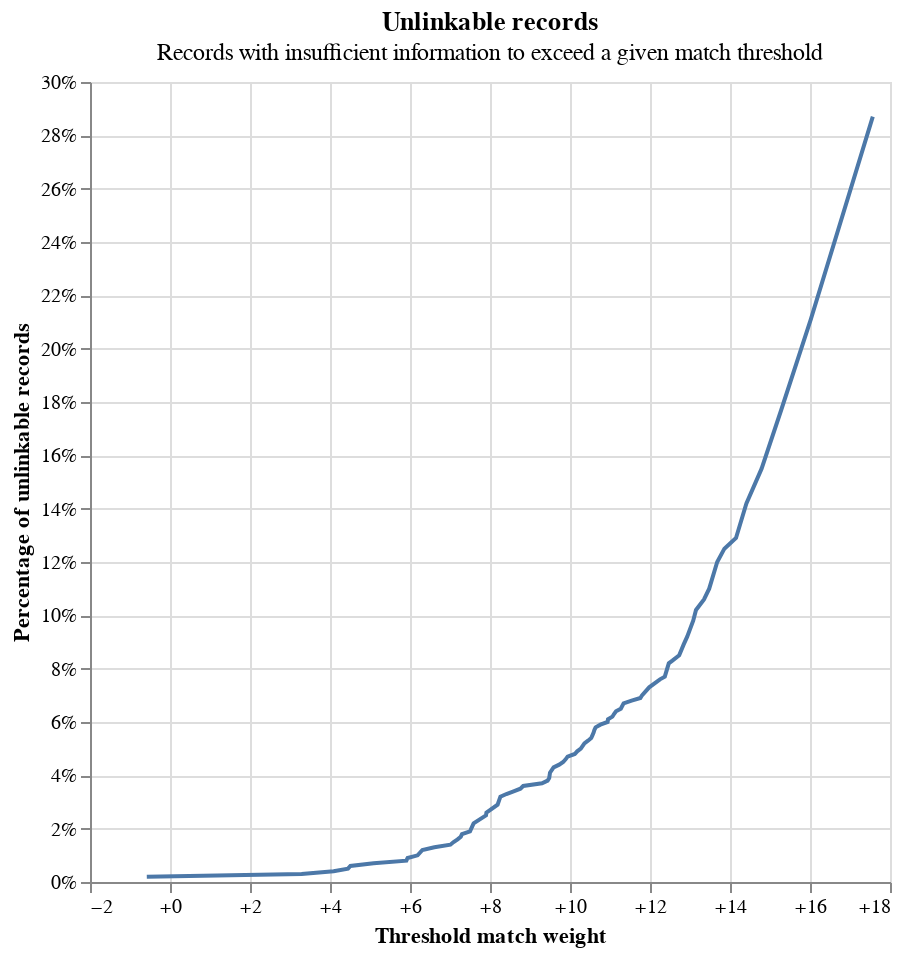

The notebook cell this image was saved under:
### Markdown cell above
# Detecting unlinkable record
An interesting application of our trained model that is useful to explore before making any predictions is to detect 'unlinkable' records.

Unlinkable records are those which do not contain enough information to be linked. A simple example would be a record containing only 'John Smith', and null in all other fields. This record may link to other records, but we'll never know because there's not enough information to disambiguate any potential links. Unlinkable records can be found by linking records to themselves - if, even when matched to themselves, they don't meet the match threshold score, we can be sure they will never link to anything

### Code cell
linker.evaluation.unlinkables_chart()

### Figure 1 — Vega-Lite specification as saved in the notebook (floating-point values rounded to 4 significant figures)
{"config": {"view": {"continuousWidth": 400, "continuousHeight": 300}}, "layer": [{"mark": {"type": "line"}, "encoding": {"x": {"axis": {"format": "+", "title": "Threshold match weight"}, "field": "match_weight", "type": "quantitative"}, "y": {"axis": {"format": "%", "title": "Percentage of unlinkable records"}, "field": "cum_prop", "type": "quantitative"}}}, {"mark": {"type": "point"}, "encoding": {"opacity": {"condition": {"param": "x_match_weight_y_cum_prop_coords_of_mouse", "value": 1, "empty": false}, "value": 0}, "tooltip": [{"field": "match_weight", "format": "+.5", "title": "Match weight", "type": "quantitative"}, {"field": "match_probability", "format": ".5", "title": "Match probability", "type": "quantitative"}, {"field": "cum_prop", "format": ".3%", "title": "Proportion of unlinkable records", "type": "quantitative"}], "x": {"axis": {"title": "Threshold match weight"}, "field": "match_weight", "type": "quantitative"}, "y": {"axis": {"format": "%", "title": "Percentage of unlinkable records"}, "field": "cum_prop", "type": "quantitative"}}, "name": "mouse_coords"}, {"mark": {"type": "rule", "color": "gray"}, "encoding": {"x": {"field": "match_weight", "type": "quantitative"}}, "transform": [{"filter": {"param": "x_match_weight_y_cum_prop_coords_of_mouse", "empty": false}}]}, {"mark": {"type": "rule", "color": "gray"}, "encoding": {"y": {"field": "cum_prop", "type": "quantitative"}}, "transform": [{"filter": {"param": "x_match_weight_y_cum_prop_coords_of_mouse", "empty": false}}]}], "data": {"name": "data-f6461044459ff051996420b3ffda57a9"}, "height": 400, "params": [{"name": "x_match_weight_y_cum_prop_coords_of_mouse", "select": {"type": "point", "fields": ["match_weight", "cum_prop"], "nearest": true, "on": "mouseover"}, "views": ["mouse_coords"]}], "title": {"text": "Unlinkable records", "subtitle": "Records with insufficient information to exceed a given match threshold"}, "width": 400, "$schema": "https://vega.github.io/schema/vega-lite/v5.9.3.json", "datasets": {"data-f6461044459ff051996420b3ffda57a9": [{"match_weight": -0.58, "match_probability": 0.401, "prop": 0.002, "cum_prop": 0.002}, {"match_weight": 3.29, "match_probability": 0.9071, "prop": 0.001, "cum_prop": 0.003}, {"match_weight": 4.09, "match_probability": 0.9445, "prop": 0.001, "cum_prop": 0.004}, {"match_weight": 4.45, "match_probability": 0.9563, "prop": 0.001, "cum_prop": 0.005}, {"match_weight": 4.51, "match_probability": 0.9579, "prop": 0.001, "cum_prop": 0.006}, {"match_weight": 5.09, "match_probability": 0.9715, "prop": 0.001, "cum_prop": 0.007}, {"match_weight": 5.91, "match_probability": 0.9837, "prop": 0.001, "cum_prop": 0.008}, {"match_weight": 5.94, "match_probability": 0.9839, "prop": 0.001, "cum_prop": 0.009}, {"match_weight": 6.19, "match_probability": 0.9865, "prop": 0.001, "cum_prop": 0.01}, {"match_weight": 6.31, "match_probability": 0.9876, "prop": 0.002, "cum_prop": 0.012}, {"match_weight": 6.61, "match_probability": 0.9898, "prop": 0.001, "cum_prop": 0.013}, {"match_weight": 7.01, "match_probability": 0.9923, "prop": 0.001, "cum_prop": 0.014}, {"match_weight": 7.09, "match_probability": 0.9927, "prop": 0.001, "cum_prop": 0.015}, {"match_weight": 7.19, "match_probability": 0.9932, "prop": 0.001, "cum_prop": 0.016}, {"match_weight": 7.27, "match_probability": 0.9936, "prop": 0.001, "cum_prop": 0.017}, {"match_weight": 7.3, "match_probability": 0.9937, "prop": 0.001, "cum_prop": 0.018}, {"match_weight": 7.5, "match_probability": 0.9945, "prop": 0.001, "cum_prop": 0.019}, {"match_weight": 7.59, "match_probability": 0.9949, "prop": 0.003, "cum_prop": 0.022}, {"match_weight": 7.9, "match_probability": 0.9958, "prop": 0.003, "cum_prop": 0.025}, {"match_weight": 7.91, "match_probability": 0.9959, "prop": 0.001, "cum_prop": 0.026}, {"match_weight": 8.19, "match_probability": 0.9966, "prop": 0.003, "cum_prop": 0.029}, {"match_weight": 8.26, "match_probability": 0.9967, "prop": 0.003, "cum_prop": 0.032}, {"match_weight": 8.41, "match_probability": 0.9971, "prop": 0.001, "cum_prop": 0.033}, {"match_weight": 8.59, "match_probability": 0.9974, "prop": 0.001, "cum_prop": 0.034}, {"match_weight": 8.76, "match_probability": 0.9977, "prop": 0.001, "cum_prop": 0.035}, {"match_weight": 8.83, "match_probability": 0.9978, "prop": 0.001, "cum_prop": 0.036}, {"match_weight": 9.3, "match_probability": 0.9984, "prop": 0.001, "cum_prop": 0.037}, {"match_weight": 9.44, "match_probability": 0.9986, "prop": 0.001, "cum_prop": 0.038}, {"match_weight": 9.48, "match_probability": 0.9986, "prop": 0.001, "cum_prop": 0.039}, {"match_weight": 9.5, "match_probability": 0.9986, "prop": 0.002, "cum_prop": 0.041}, {"match_weight": 9.59, "match_probability": 0.9987, "prop": 0.002, "cum_prop": 0.043}, {"match_weight": 9.73, "match_probability": 0.9988, "prop": 0.001, "cum_prop": 0.044}, {"match_weight": 9.83, "match_probability": 0.9989, "prop": 0.001, "cum_prop": 0.045}, {"match_weight": 9.89, "match_probability": 0.999, "prop": 0.001, "cum_prop": 0.046}, {"match_weight": 9.94, "match_probability": 0.999, "prop": 0.001, "cum_prop": 0.047}, {"match_weight": 10.12, "match_probability": 0.9991, "prop": 0.001, "cum_prop": 0.048}, {"match_weight": 10.18, "match_probability": 0.9991, "prop": 0.001, "cum_prop": 0.049}, {"match_weight": 10.27, "match_probability": 0.9992, "prop": 0.001, "cum_prop": 0.05}, {"match_weight": 10.36, "match_probability": 0.9992, "prop": 0.002, "cum_prop": 0.052}, {"match_weight": 10.45, "match_probability": 0.9993, "prop": 0.001, "cum_prop": 0.053}, {"match_weight": 10.53, "match_probability": 0.9993, "prop": 0.001, "cum_prop": 0.054}, {"match_weight": 10.56, "match_probability": 0.9993, "prop": 0.001, "cum_prop": 0.055}, {"match_weight": 10.59, "match_probability": 0.9993, "prop": 0.001, "cum_prop": 0.056}, {"match_weight": 10.61, "match_probability": 0.9994, "prop": 0.001, "cum_prop": 0.057}, {"match_weight": 10.64, "match_probability": 0.9994, "prop": 0.001, "cum_prop": 0.058}, {"match_weight": 10.76, "match_probability": 0.9994, "prop": 0.001, "cum_prop": 0.059}, {"match_weight": 10.94, "match_probability": 0.9995, "prop": 0.001, "cum_prop": 0.06}, {"match_weight": 10.95, "match_probability": 0.9995, "prop": 0.001, "cum_prop": 0.061}, {"match_weight": 11.06, "match_probability": 0.9995, "prop": 0.001, "cum_prop": 0.062}, {"match_weight": 11.1, "match_probability": 0.9996, "prop": 0.001, "cum_prop": 0.063}, {"match_weight": 11.15, "match_probability": 0.9996, "prop": 0.001, "cum_prop": 0.064}, {"match_weight": 11.27, "match_probability": 0.9996, "prop": 0.001, "cum_prop": 0.065}, {"match_weight": 11.34, "match_probability": 0.9996, "prop": 0.002, "cum_prop": 0.067}, {"match_weight": 11.54, "match_probability": 0.9997, "prop": 0.001, "cum_prop": 0.068}, {"match_weight": 11.76, "match_probability": 0.9997, "prop": 0.001, "cum_prop": 0.069}, {"match_weight": 11.8, "match_probability": 0.9997, "prop": 0.001, "cum_prop": 0.07}, {"match_weight": 11.98, "match_probability": 0.9998, "prop": 0.003, "cum_prop": 0.073}, {"match_weight": 12.25, "match_probability": 0.9998, "prop": 0.003, "cum_prop": 0.076}, {"match_weight": 12.37, "match_probability": 0.9998, "prop": 0.001, "cum_prop": 0.077}, {"match_weight": 12.47, "match_probability": 0.9998, "prop": 0.005, "cum_prop": 0.082}, {"match_weight": 12.56, "match_probability": 0.9998, "prop": 0.001, "cum_prop": 0.083}, {"match_weight": 12.73, "match_probability": 0.9999, "prop": 0.002, "cum_prop": 0.085}, {"match_weight": 12.84, "match_probability": 0.9999, "prop": 0.004, "cum_prop": 0.089}, {"match_weight": 12.93, "match_probability": 0.9999, "prop": 0.003, "cum_prop": 0.092}, {"match_weight": 13.08, "match_probability": 0.9999, "prop": 0.006, "cum_prop": 0.098}, {"match_weight": 13.15, "match_probability": 0.9999, "prop": 0.004, "cum_prop": 0.102}, {"match_weight": 13.35, "match_probability": 0.9999, "prop": 0.004, "cum_prop": 0.106}, {"match_weight": 13.48, "match_probability": 0.9999, "prop": 0.004, "cum_prop": 0.11}, {"match_weight": 13.68, "match_probability": 0.9999, "prop": 0.01, "cum_prop": 0.12}, {"match_weight": 13.86, "match_probability": 0.9999, "prop": 0.005, "cum_prop": 0.125}, {"match_weight": 14.15, "match_probability": 0.9999, "prop": 0.004, "cum_prop": 0.129}, {"match_weight": 14.41, "match_probability": 1.0, "prop": 0.013, "cum_prop": 0.142}, {"match_weight": 14.79, "match_probability": 1.0, "prop": 0.013, "cum_prop": 0.155}, {"match_weight": 15.28, "match_probability": 1.0, "prop": 0.022, "cum_prop": 0.177}, {"match_weight": 16.02, "match_probability": 1.0, "prop": 0.034, "cum_prop": 0.211}, {"match_weight": 17.57, "match_probability": 1.0, "prop": 0.076, "cum_prop": 0.287}]}}
